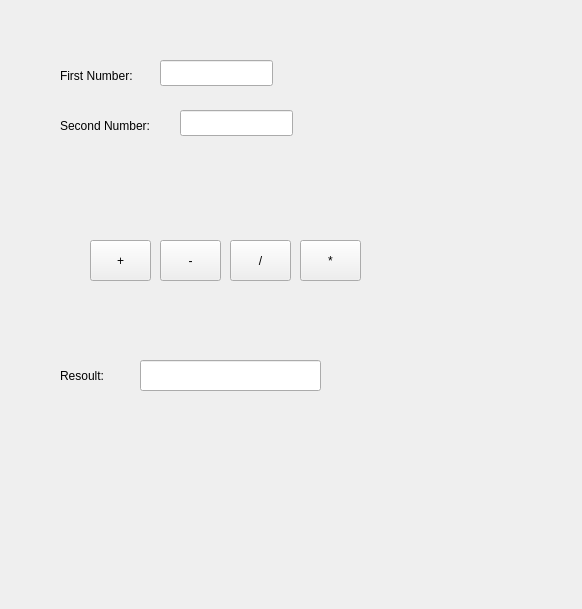
<?xml version="1.0" encoding="UTF-8"?>
<ui version="4.0">
 <class>MainWindow</class>
 <widget class="QMainWindow" name="MainWindow">
  <property name="geometry">
   <rect>
    <x>0</x>
    <y>0</y>
    <width>582</width>
    <height>609</height>
   </rect>
  </property>
  <property name="windowTitle">
   <string>MainWindow</string>
  </property>
  <widget class="QWidget" name="centralwidget">
   <widget class="QLabel" name="txtFirstNum">
    <property name="geometry">
     <rect>
      <x>60</x>
      <y>50</y>
      <width>151</width>
      <height>51</height>
     </rect>
    </property>
    <property name="text">
     <string>First Number:</string>
    </property>
   </widget>
   <widget class="QLabel" name="txtSecondNum">
    <property name="geometry">
     <rect>
      <x>60</x>
      <y>100</y>
      <width>151</width>
      <height>51</height>
     </rect>
    </property>
    <property name="text">
     <string>Second Number:</string>
    </property>
   </widget>
   <widget class="QLineEdit" name="inpFirstNum">
    <property name="geometry">
     <rect>
      <x>160</x>
      <y>60</y>
      <width>113</width>
      <height>26</height>
     </rect>
    </property>
   </widget>
   <widget class="QLineEdit" name="inpSecondNum">
    <property name="geometry">
     <rect>
      <x>180</x>
      <y>110</y>
      <width>113</width>
      <height>26</height>
     </rect>
    </property>
   </widget>
   <widget class="QPushButton" name="btnAdd">
    <property name="geometry">
     <rect>
      <x>90</x>
      <y>240</y>
      <width>61</width>
      <height>41</height>
     </rect>
    </property>
    <property name="text">
     <string>+</string>
    </property>
   </widget>
   <widget class="QPushButton" name="btnSub">
    <property name="geometry">
     <rect>
      <x>160</x>
      <y>240</y>
      <width>61</width>
      <height>41</height>
     </rect>
    </property>
    <property name="text">
     <string>-</string>
    </property>
   </widget>
   <widget class="QPushButton" name="btnDevide">
    <property name="geometry">
     <rect>
      <x>230</x>
      <y>240</y>
      <width>61</width>
      <height>41</height>
     </rect>
    </property>
    <property name="text">
     <string>/</string>
    </property>
   </widget>
   <widget class="QPushButton" name="btnMulti">
    <property name="geometry">
     <rect>
      <x>300</x>
      <y>240</y>
      <width>61</width>
      <height>41</height>
     </rect>
    </property>
    <property name="text">
     <string>*</string>
    </property>
   </widget>
   <widget class="QLineEdit" name="outResoult">
    <property name="geometry">
     <rect>
      <x>140</x>
      <y>360</y>
      <width>181</width>
      <height>31</height>
     </rect>
    </property>
    <property name="readOnly">
     <bool>true</bool>
    </property>
   </widget>
   <widget class="QLabel" name="txtResoult">
    <property name="geometry">
     <rect>
      <x>60</x>
      <y>350</y>
      <width>151</width>
      <height>51</height>
     </rect>
    </property>
    <property name="text">
     <string>Resoult:</string>
    </property>
   </widget>
  </widget>
 </widget>
 <resources/>
 <connections/>
</ui>
